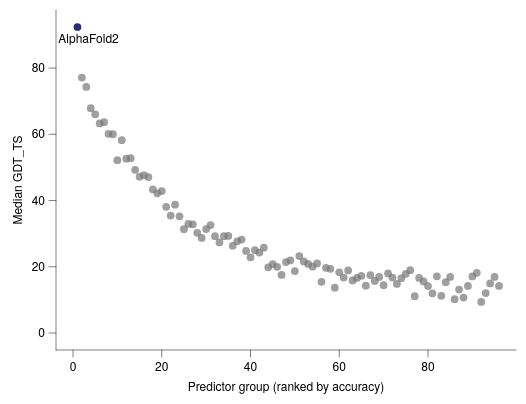

This figure's Vega-Lite source:
### Vega-Lite specification from a JSON file in a GitHub repository (floating-point values rounded to 4 significant figures)
{"background": null, "config": {"arc": {"fill": "#DBDBDB", "fillOpacity": 1.0, "innerRadius": 42.5, "padAngle": 0.03, "stroke": "black", "strokeOpacity": 1, "strokeWidth": 0.25}, "area": {"fill": "#DBDBDB", "fillOpacity": 1.0, "stroke": "black", "strokeOpacity": 1, "strokeWidth": 0.25}, "axis": {"domain": true, "domainCap": "round", "domainColor": "black", "domainWidth": 0.25, "grid": false, "gridCap": "round", "gridColor": "#F1F1F1", "gridDash": [0, 0], "gridOpacity": 1.0, "gridWidth": 0.25, "labelColor": "black", "labelFont": "Helvetica Neue, HelveticaNeue, Helvetica, Arial, sans-serif", "labelFontSize": 6, "labelFontStyle": "normal", "labelFontWeight": 400, "offset": 0, "ticks": true, "tickCap": "round", "tickColor": "black", "tickRound": false, "tickSize": 3.5, "tickWidth": 0.25, "titleColor": "black", "titleFont": "Helvetica Neue, HelveticaNeue, Helvetica, Arial, sans-serif", "titleFontSize": 6, "titleFontStyle": "normal", "titleFontWeight": 400}, "axisX": {"domain": true, "labelAlign": "center", "labelAngle": 0, "labels": true, "ticks": true, "translate": 0}, "axisY": {"domain": true, "labelAlign": "right", "labelAngle": 0, "labels": true, "ticks": true, "translate": 0}, "axisRight": {"domain": true, "labelAlign": "left", "labelAngle": 0, "labels": true, "ticks": true, "translate": 0}, "axisTop": {"domain": true, "labelAlign": "center", "labelAngle": 0, "labels": true, "ticks": true, "translate": 0}, "axisBand": {"tickOffset": 0}, "bar": {"fill": "#DBDBDB", "fillOpacity": 1.0, "stroke": "black", "strokeOpacity": 1, "strokeWidth": 0.25}, "boxplot": {"size": 15.3, "ticks": {"cornerRadius": 0.25, "fill": "black", "opacity": 1, "size": 7.65, "thickness": 0.25}, "box": {"fillOpacity": 1.0, "stroke": "black", "strokeOpacity": 1, "strokeWidth": 0.25}, "median": {"cornerRadius": 0, "fill": "black", "fillOpacity": 1.0, "opacity": 1, "size": 15.3, "thickness": 0.25}, "rule": {"fill": "black", "fillOpacity": 1.0, "size": 17.0, "stroke": "black", "strokeDash": [0, 0], "strokeOpacity": 1, "strokeWidth": 0.25}, "outliers": {"color": "black", "fill": "black", "fillOpacity": 1.0, "size": 0, "stroke": "black", "strokeOpacity": 1, "strokeWidth": 0.25}}, "circle": {"fill": "black", "fillOpacity": 1.0, "size": 2.125, "stroke": null, "strokeOpacity": 1, "strokeWidth": 0.25}, "errorband": {"band": {"fillOpacity": 0.6, "stroke": null, "strokeWidth": 0.25, "strokeOpacity": 1}, "borders": {"opacity": 0, "strokeOpacity": 1, "strokeWidth": 0.25}}, "errorbar": {"opacity": 1, "rule": {"strokeDash": [0, 0], "strokeWidth": 0.25}, "ticks": {"color": "black", "cornerRadius": 0.125, "opacity": 1, "size": 10.2, "thickness": 0.25}, "thickness": 0.25}, "font": "Helvetica Neue, HelveticaNeue, Helvetica, Arial, sans-serif", "geoshape": {"fill": "#DBDBDB", "fillOpacity": 1.0, "stroke": "black", "strokeOpacity": 1, "strokeWidth": 0.25}, "header": {"labelColor": "black", "labelFont": "Helvetica Neue, HelveticaNeue, Helvetica, Arial, sans-serif", "labelFontSize": 6, "labelFontStyle": "normal", "labelFontWeight": 400, "titleColor": "black", "titleFont": "Helvetica Neue, HelveticaNeue, Helvetica, Arial, sans-serif", "titleFontSize": 6, "titleFontStyle": "normal", "titleFontWeight": 400, "titlePadding": 0}, "legend": {"disable": false, "offset": 5.25, "titlePadding": 4, "labelOffset": 2, "gradientLabelOffset": 2, "columnPadding": 4, "rowPadding": 2, "gradientThickness": 5, "gradientOpacity": 1.0, "gradientStrokeColor": "black", "gradientStrokeWidth": 0.25, "labelColor": "black", "labelFont": "Helvetica Neue, HelveticaNeue, Helvetica, Arial, sans-serif", "labelFontSize": 6, "labelFontStyle": "normal", "labelFontWeight": 400, "strokeColor": "black", "strokeWidth": 0, "symbolSize": 36, "symbolStrokeColor": "black", "symbolStrokeWidth": 0.25, "titleColor": "black", "titleFont": "Helvetica Neue, HelveticaNeue, Helvetica, Arial, sans-serif", "titleFontSize": 6, "titleFontStyle": "normal", "titleFontWeight": 400}, "line": {"color": "black", "stroke": "black", "strokeCap": "butt", "strokeDash": [0, 0], "strokeOpacity": 1, "strokeWidth": 0.5}, "point": {"filled": true, "fill": "#DBDBDB", "fillOpacity": 1.0, "size": 8.5, "stroke": "black", "strokeOpacity": 1, "strokeWidth": 0.25}, "range": {"category": ["#B2B2B2", "#4A7CD3", "#008542", "#664CAF", "#509F98", "#636363", "#284F93", "#005226", "#382864", "#285753"], "diverging": {"scheme": ["#443E60", "#5F597E", "#7C759B", "#9994B6", "#B7B4CC", "#D6D5DC", "#F6F6F6", "#D1DAD9", "#A4C2BF", "#7AA9A4", "#578E89", "#37736E", "#1B5954"]}, "heatmap": {"scheme": ["#440154", "#472270", "#433E82", "#38598C", "#2C728E", "#238A8D", "#24A086", "#39B578", "#5DC862", "#96D646", "#CAE02D", "#FDE724"]}, "ordinal": {"scheme": ["#F1F1F1", "#DBDBDB", "#C6C6C6", "#B2B2B2", "#9D9D9D", "#898989", "#767676", "#636363", "#515151", "#404040", "#2F2F2F", "#1F1F1F"]}, "ramp": {"scheme": ["#440154", "#472270", "#433E82", "#38598C", "#2C728E", "#238A8D", "#24A086", "#39B578", "#5DC862", "#96D646", "#CAE02D", "#FDE724"]}}, "rule": {"color": "black", "stroke": "black", "strokeCap": "round", "strokeDash": [2, 2], "strokeOpacity": 1, "strokeWidth": 0.25}, "scale": {"barBandPaddingInner": 0.1, "rectBandPaddingInner": 0, "tickBandPaddingInner": 0.1, "bandPaddingOuter": 0.1, "bandWithNestedOffsetPaddingInner": 0.2, "bandWithNestedOffsetPaddingOuter": 0.2, "offsetBandPaddingInner": 0, "offsetBandPaddingOuter": 0, "continuousPadding": 8.5, "round": false}, "rect": {"fill": "#DBDBDB", "fillOpacity": 1.0, "stroke": "black", "strokeOpacity": 1, "strokeWidth": 0.25}, "square": {"fill": "#DBDBDB", "fillOpacity": 1.0, "size": 17.0, "stroke": "black", "strokeOpacity": 1, "strokeWidth": 0.25}, "text": {"color": "black", "font": "Helvetica Neue, HelveticaNeue, Helvetica, Arial, sans-serif", "fontSize": 6, "fontStyle": "normal", "fontWeight": 400}, "tick": {"color": "black", "cornerRadius": 0.125, "opacity": 1.0, "size": 15.3, "thickness": 0.25}, "title": {"anchor": "middle", "frame": "group", "color": "black", "font": "Helvetica Neue, HelveticaNeue, Helvetica, Arial, sans-serif", "fontSize": 6, "fontStyle": "normal", "fontWeight": 400, "subtitleColor": "black", "subtitleFont": "Helvetica Neue, HelveticaNeue, Helvetica, Arial, sans-serif", "subtitleFontSize": 6, "subtitleFontStyle": "normal", "subtitleFontWeight": 400}, "trail": {"color": "black", "opacity": 1, "size": 0.5}, "view": {"continuousWidth": 230, "continuousHeight": 170, "discreteWidth": 230, "discreteHeight": 170, "fill": null, "stroke": null, "strokeWidth": 0.25}}, "layer": [{"data": {"name": "data-37ce6bb841388de4b2159be5d2253b8a"}, "mark": {"type": "circle", "color": "#767676", "opacity": 0.7, "size": 15}, "encoding": {"x": {"field": "rank", "title": "Predictor group (ranked by accuracy)", "type": "quantitative", "scale": {"nice": false}}, "y": {"field": "gdt", "title": "Median GDT_TS", "type": "quantitative", "scale": {"nice": false}}}}, {"data": {"name": "data-eacc7d94ee619f3a75a5c9fa2b42fbcf"}, "mark": {"type": "circle", "color": "#28287D", "size": 15}, "encoding": {"x": {"field": "rank", "title": "Predictor group (ranked by accuracy)", "type": "quantitative", "scale": {"nice": false}}, "y": {"field": "gdt", "title": "Median GDT_TS", "type": "quantitative", "scale": {"nice": false}}}}, {"layer": [{"mark": {"type": "text", "align": "center", "baseline": "middle", "fontSize": 6}, "encoding": {"text": {"value": "AlphaFold2"}, "x": {"datum": 3.504, "scale": {"domain": [1.0, 96.0]}}, "y": {"datum": 88.78, "scale": {"domain": [9.368, 92.4]}}}}], "data": {"values": [{"__dysonsphere__": 1}]}}], "$schema": "https://vega.github.io/schema/vega-lite/v6.4.1.json", "datasets": {"data-37ce6bb841388de4b2159be5d2253b8a": [{"rank": 2, "gdt": 77.13, "group": "field"}, {"rank": 3, "gdt": 74.29, "group": "field"}, {"rank": 4, "gdt": 67.87, "group": "field"}, {"rank": 5, "gdt": 66.03, "group": "field"}, {"rank": 6, "gdt": 63.27, "group": "field"}, {"rank": 7, "gdt": 63.65, "group": "field"}, {"rank": 8, "gdt": 60.16, "group": "field"}, {"rank": 9, "gdt": 60.03, "group": "field"}, {"rank": 10, "gdt": 52.18, "group": "field"}, {"rank": 11, "gdt": 58.21, "group": "field"}, {"rank": 12, "gdt": 52.65, "group": "field"}, {"rank": 13, "gdt": 52.77, "group": "field"}, {"rank": 14, "gdt": 49.29, "group": "field"}, {"rank": 15, "gdt": 47.2, "group": "field"}, {"rank": 16, "gdt": 47.66, "group": "field"}, {"rank": 17, "gdt": 47.08, "group": "field"}, {"rank": 18, "gdt": 43.37, "group": "field"}, {"rank": 19, "gdt": 42.18, "group": "field"}, {"rank": 20, "gdt": 42.86, "group": "field"}, {"rank": 21, "gdt": 38.09, "group": "field"}, {"rank": 22, "gdt": 35.46, "group": "field"}, {"rank": 23, "gdt": 38.75, "group": "field"}, {"rank": 24, "gdt": 35.25, "group": "field"}, {"rank": 25, "gdt": 31.36, "group": "field"}, {"rank": 26, "gdt": 32.94, "group": "field"}, {"rank": 27, "gdt": 32.8, "group": "field"}, {"rank": 28, "gdt": 30.24, "group": "field"}, {"rank": 29, "gdt": 28.7, "group": "field"}, {"rank": 30, "gdt": 31.39, "group": "field"}, {"rank": 31, "gdt": 32.58, "group": "field"}, {"rank": 32, "gdt": 29.23, "group": "field"}, {"rank": 33, "gdt": 27.33, "group": "field"}, {"rank": 34, "gdt": 29.23, "group": "field"}, {"rank": 35, "gdt": 29.33, "group": "field"}, {"rank": 36, "gdt": 26.35, "group": "field"}, {"rank": 37, "gdt": 27.68, "group": "field"}, {"rank": 38, "gdt": 28.23, "group": "field"}, {"rank": 39, "gdt": 24.79, "group": "field"}, {"rank": 40, "gdt": 22.86, "group": "field"}, {"rank": 41, "gdt": 25.01, "group": "field"}, {"rank": 42, "gdt": 24.28, "group": "field"}, {"rank": 43, "gdt": 25.76, "group": "field"}, {"rank": 44, "gdt": 19.82, "group": "field"}, {"rank": 45, "gdt": 20.81, "group": "field"}, {"rank": 46, "gdt": 19.98, "group": "field"}, {"rank": 47, "gdt": 17.52, "group": "field"}, {"rank": 48, "gdt": 21.41, "group": "field"}, {"rank": 49, "gdt": 21.96, "group": "field"}, {"rank": 50, "gdt": 18.69, "group": "field"}, {"rank": 51, "gdt": 23.24, "group": "field"}, {"rank": 52, "gdt": 21.61, "group": "field"}, {"rank": 53, "gdt": 20.85, "group": "field"}, {"rank": 54, "gdt": 20.03, "group": "field"}, {"rank": 55, "gdt": 21.01, "group": "field"}, {"rank": 56, "gdt": 15.47, "group": "field"}, {"rank": 57, "gdt": 19.68, "group": "field"}, {"rank": 58, "gdt": 19.4, "group": "field"}, {"rank": 59, "gdt": 13.7, "group": "field"}, {"rank": 60, "gdt": 18.33, "group": "field"}, {"rank": 61, "gdt": 16.73, "group": "field"}, {"rank": 62, "gdt": 18.89, "group": "field"}, {"rank": 63, "gdt": 15.87, "group": "field"}, {"rank": 64, "gdt": 16.64, "group": "field"}, {"rank": 65, "gdt": 17.28, "group": "field"}, {"rank": 66, "gdt": 14.29, "group": "field"}, {"rank": 67, "gdt": 17.51, "group": "field"}, {"rank": 68, "gdt": 15.72, "group": "field"}, {"rank": 69, "gdt": 16.93, "group": "field"}, {"rank": 70, "gdt": 14.45, "group": "field"}, {"rank": 71, "gdt": 18.0, "group": "field"}, {"rank": 72, "gdt": 16.75, "group": "field"}, {"rank": 73, "gdt": 14.81, "group": "field"}, {"rank": 74, "gdt": 16.54, "group": "field"}, {"rank": 75, "gdt": 17.86, "group": "field"}, {"rank": 76, "gdt": 18.96, "group": "field"}, {"rank": 77, "gdt": 11.1, "group": "field"}, {"rank": 78, "gdt": 16.64, "group": "field"}, {"rank": 79, "gdt": 15.58, "group": "field"}, {"rank": 80, "gdt": 14.19, "group": "field"}, {"rank": 81, "gdt": 11.99, "group": "field"}, {"rank": 82, "gdt": 17.1, "group": "field"}, {"rank": 83, "gdt": 11.22, "group": "field"}, {"rank": 84, "gdt": 15.34, "group": "field"}, {"rank": 85, "gdt": 16.95, "group": "field"}, {"rank": 86, "gdt": 10.19, "group": "field"}, {"rank": 87, "gdt": 13.1, "group": "field"}, {"rank": 88, "gdt": 10.71, "group": "field"}, {"rank": 89, "gdt": 14.21, "group": "field"}, {"rank": 90, "gdt": 17.07, "group": "field"}, {"rank": 91, "gdt": 18.17, "group": "field"}, {"rank": 92, "gdt": 9.368, "group": "field"}, {"rank": 93, "gdt": 12.08, "group": "field"}, {"rank": 94, "gdt": 14.96, "group": "field"}, {"rank": 95, "gdt": 16.92, "group": "field"}, {"rank": 96, "gdt": 14.2, "group": "field"}], "data-eacc7d94ee619f3a75a5c9fa2b42fbcf": [{"rank": 1, "gdt": 92.4, "group": "AlphaFold2"}]}}
